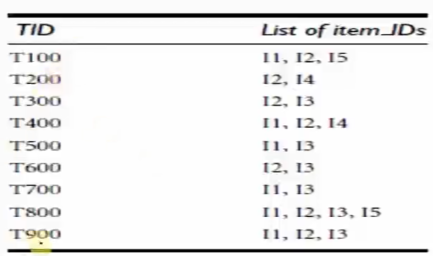
#> input picture Machine Learning/Association Rule/Apriori/images/data.png, 433 x 256 px, found by its file name
$ jupyter execute --allow-errors 'gaussian model.ipynb'
#> lines starting #> are read from the running program, lines starting #| are printed output that depends on the picture
1. [Gaussian Mixture Models](#gaussian-mixture-models)

#### Gaussian Mixture Models:
- it is a type of model based unsupervised learning
- non linear and complex data
- unknown number of clusters
- handling data with noise

- at first, we the GMM implements soft clustering technique
    - it clusters data points into groups based on the probability values
- lets consider the data points below

[cell 1]
from PIL import Image
from IPython.display import display

img = Image.open('images/data.png')
#> img is the input picture: PIL image 433x256 RGBA; mean R, G, B, A 238, 237.8, 237.7, 255
new_image = img.resize((500, 400))
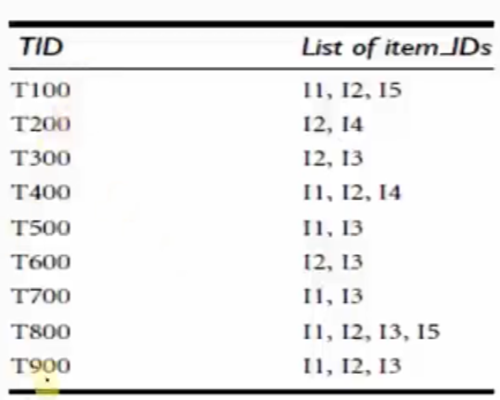
#> new_image: PIL image 500x400 RGBA; mean R, G, B, A 238, 237.8, 237.7, 255
display(new_image)

- now we consider the data comes from a gaussian distribution and we try to fit the model with Gaussian PDF using the maximum likelihood estimation
- now if the data is like the one below, fitting a single gaussian PDF wont work

[cell 2]
from PIL import Image
from IPython.display import display

img = Image.open('images/step1.png')
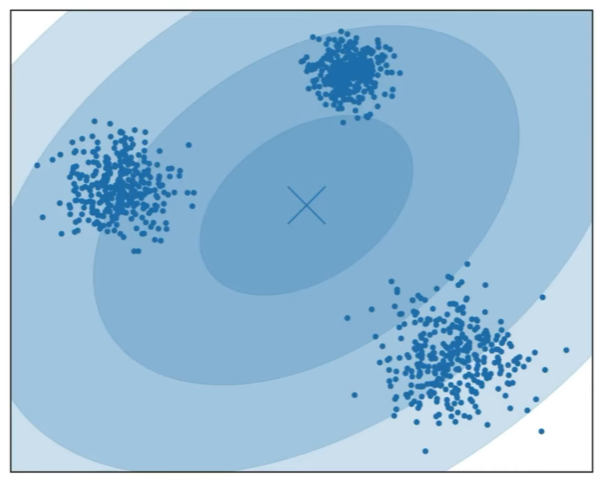
#> input picture Machine Learning/Clustering/Model-based/Gaussian Mixture Models (GMM)/images/step1.png, 604 x 483 px
#> img is the input picture: PIL image 604x483 RGBA; mean R, G, B, A 154.6, 191.3, 217.6, 255
new_image = img.resize((500, 400))
display(new_image)

- the gaussian mixture models tries to fit 1 gaussian PDF on top of each cluster

[cell 3]
from PIL import Image
from IPython.display import display

#> (the rest of this cell did not finish here and is left out)

Expectation Maximization:
- it is used to find the optimal parameters of the model, specifically the means, variances, and mixing coefficients, by iteratively maximizing the likelihood function
- there are 2 steps:
    - Expectation:
        - calculate the expected values of log likelihood function given the current parameters estimates
    - Maximization:
        - updates the parameter estimates to increase the expected log likelihood values

- the expectation step initial value is obtained by taking,
    - the means of each gaussian PDF from the clusters
    - the covariance
    - the weight

[cell 4]
from PIL import Image
from IPython.display import display

img = Image.open('images/step3.png')
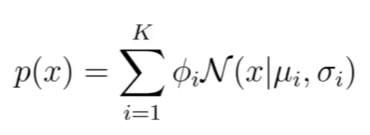
#> input picture Machine Learning/Clustering/Model-based/Gaussian Mixture Models (GMM)/images/step3.png, 370 x 135 px
#> img is the input picture: PIL image 370x135 RGBA; mean R, G, B, A 246.9, 246.9, 246.9, 255
new_image = img.resize((350, 120))
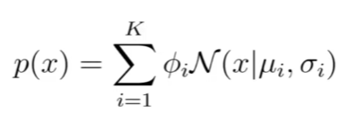
#> new_image: PIL image 350x120 RGBA; mean R, G, B, A 246.9, 246.9, 246.9, 255
display(new_image)

- now calculating the probability (likelihood) of ith data point belonging to k gaussian PDF is shown in below formula

[cell 5]
from PIL import Image
from IPython.display import display

img = Image.open('images/step4.png')
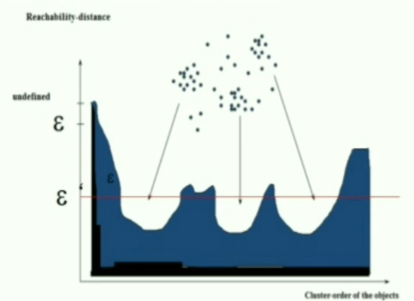
#> input picture Machine Learning/Clustering/Density Based/OPTICS (Ordering Points To Identify the Clustering Structure)/images/step4.png, 414 x 301 px, found by its file name
#> img is the input picture: PIL image 414x301 RGBA; mean R, G, B, A 207.1, 218.8, 217.5, 255
new_image = img.resize((400, 140))
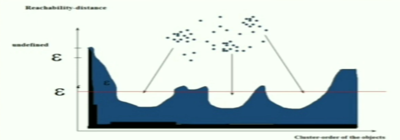
#> new_image: PIL image 400x140 RGBA; mean R, G, B, A 207.1, 218.8, 217.5, 255
display(new_image)
